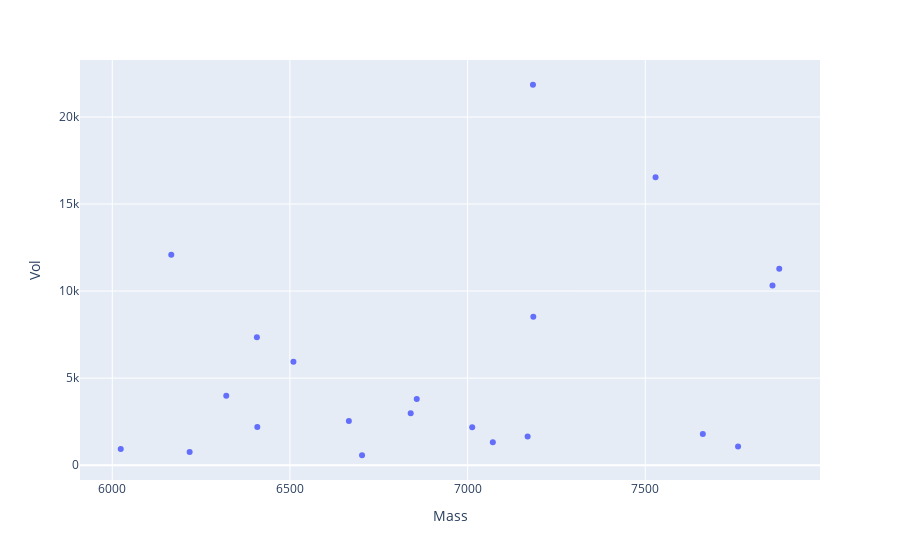

Notebook cell for this chart:
### Code cell
plotly_zone(df_glu_1[(df_glu_1.Mass>6000)&(df_glu_1.Mass<8000)], y='Vol')

### Figure 1 — Plotly figure (JSON) as saved in the notebook; plotly's stock layout.template omitted (floating-point values rounded to 4 significant figures)
{"data": [{"hovertemplate": "Mass=%{x}<br>Vol=%{y}<extra></extra>", "legendgroup": "", "marker": {"color": "#636efa", "symbol": "circle"}, "mode": "markers", "name": "", "orientation": "v", "showlegend": false, "type": "scatter", "x": [7184.0, 7529.0, 6166.0, 7877.0, 7858.0, 7185.0, 6407.0, 6510.0, 6321.0, 6857.0, 6840.0, 6666.0, 6408.0, 7013.0, 7662.0, 7169.0, 7071.0, 7761.0, 6024.0, 6218.0, 6703.0], "xaxis": "x", "y": [21850.0, 16540.0, 12090.0, 11280.0, 10320.0, 8521.0, 7341.0, 5942.0, 3993.0, 3798.0, 2983.0, 2541.0, 2197.0, 2170.0, 1786.0, 1644.0, 1311.0, 1076.0, 919.9, 759.1, 567.8], "yaxis": "y"}], "layout": {"legend": {"tracegroupgap": 0}, "margin": {"t": 60}, "xaxis": {"anchor": "y", "domain": [0, 1], "title": {"text": "Mass"}}, "yaxis": {"anchor": "x", "domain": [0, 1], "title": {"text": "Vol"}}}}
